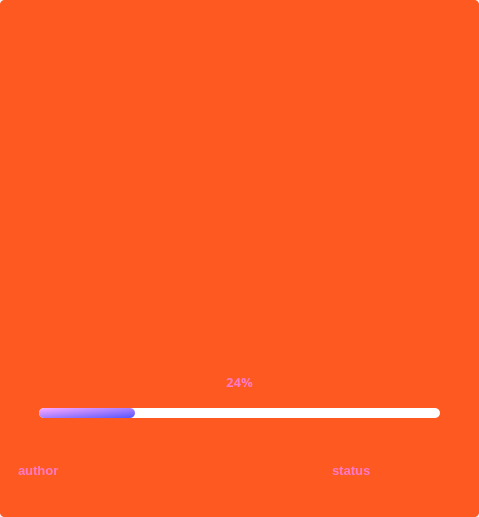
<?xml version="1.0" encoding="UTF-8"?>
<ui version="4.0">
 <class>MainWindow</class>
 <widget class="QMainWindow" name="MainWindow">
  <property name="geometry">
   <rect>
    <x>0</x>
    <y>0</y>
    <width>479</width>
    <height>517</height>
   </rect>
  </property>
  <property name="windowTitle">
   <string>MainWindow</string>
  </property>
  <property name="styleSheet">
   <string notr="true">border-radius: 5px
</string>
  </property>
  <widget class="QWidget" name="centralwidget">
   <property name="styleSheet">
    <string notr="true">*{
	color:#FFF;
}
QWidget{
	background:rgb(255, 89, 34);
botder-radius:12px;
}</string>
   </property>
   <layout class="QVBoxLayout" name="verticalLayout">
    <property name="leftMargin">
     <number>0</number>
    </property>
    <property name="topMargin">
     <number>0</number>
    </property>
    <property name="rightMargin">
     <number>0</number>
    </property>
    <property name="bottomMargin">
     <number>0</number>
    </property>
    <item>
     <widget class="QFrame" name="app_logo">
      <property name="frameShape">
       <enum>QFrame::StyledPanel</enum>
      </property>
      <property name="frameShadow">
       <enum>QFrame::Raised</enum>
      </property>
      <layout class="QHBoxLayout" name="horizontalLayout">
       <item>
        <widget class="QLabel" name="logo_img">
         <property name="minimumSize">
          <size>
           <width>150</width>
           <height>150</height>
          </size>
         </property>
         <property name="maximumSize">
          <size>
           <width>150</width>
           <height>150</height>
          </size>
         </property>
         <property name="styleSheet">
          <string notr="true">QLabel{
	border-radius: 50px;
}</string>
         </property>
         <property name="text">
          <string/>
         </property>
         <property name="pixmap">
          <pixmap>logo.png</pixmap>
         </property>
         <property name="scaledContents">
          <bool>true</bool>
         </property>
         <property name="alignment">
          <set>Qt::AlignCenter</set>
         </property>
        </widget>
       </item>
      </layout>
     </widget>
    </item>
    <item>
     <widget class="QFrame" name="background">
      <property name="frameShape">
       <enum>QFrame::StyledPanel</enum>
      </property>
      <property name="frameShadow">
       <enum>QFrame::Raised</enum>
      </property>
      <layout class="QVBoxLayout" name="verticalLayout_2">
       <item>
        <widget class="QLabel" name="app_name">
         <property name="minimumSize">
          <size>
           <width>0</width>
           <height>0</height>
          </size>
         </property>
         <property name="font">
          <font>
           <family>Times New Roman</family>
           <pointsize>36</pointsize>
           <bold>true</bold>
          </font>
         </property>
         <property name="styleSheet">
          <string notr="true">color:rgb(254, 121, 199)</string>
         </property>
         <property name="text">
          <string/>
         </property>
         <property name="pixmap">
          <pixmap>tetx.png</pixmap>
         </property>
         <property name="scaledContents">
          <bool>false</bool>
         </property>
         <property name="alignment">
          <set>Qt::AlignCenter</set>
         </property>
        </widget>
       </item>
       <item>
        <widget class="QFrame" name="progress">
         <property name="frameShape">
          <enum>QFrame::StyledPanel</enum>
         </property>
         <property name="frameShadow">
          <enum>QFrame::Raised</enum>
         </property>
         <layout class="QVBoxLayout" name="verticalLayout_3">
          <property name="leftMargin">
           <number>30</number>
          </property>
          <property name="rightMargin">
           <number>30</number>
          </property>
          <item>
           <widget class="QLabel" name="percentage">
            <property name="font">
             <font>
              <family>Tw Cen MT</family>
              <pointsize>10</pointsize>
              <bold>true</bold>
             </font>
            </property>
            <property name="styleSheet">
             <string notr="true">color:rgb(254, 121, 199)</string>
            </property>
            <property name="text">
             <string>24%</string>
            </property>
            <property name="alignment">
             <set>Qt::AlignCenter</set>
            </property>
           </widget>
          </item>
          <item>
           <widget class="QProgressBar" name="progressbar">
            <property name="minimumSize">
             <size>
              <width>0</width>
              <height>0</height>
             </size>
            </property>
            <property name="maximumSize">
             <size>
              <width>16777215</width>
              <height>10</height>
             </size>
            </property>
            <property name="styleSheet">
             <string notr="true">QProgressBar{
	background: rgb(255, 255, 255);
	border-style: none;
	border-radius: 5px;
	color: rgb(255, 255, 255);
	text-align: center;
}
QProgressBar::chunk {
	border-radius:5px;
	background-color:qlineargradient(spread:pad, x1:0, y1:0, x2:1, y2:1, stop:0 rgba(255, 170, 255, 255), stop:1 rgba(85, 85, 255, 255))
}</string>
            </property>
            <property name="value">
             <number>24</number>
            </property>
           </widget>
          </item>
         </layout>
        </widget>
       </item>
       <item>
        <widget class="QFrame" name="footer_2">
         <property name="frameShape">
          <enum>QFrame::StyledPanel</enum>
         </property>
         <property name="frameShadow">
          <enum>QFrame::Raised</enum>
         </property>
         <layout class="QHBoxLayout" name="horizontalLayout_2">
          <item>
           <widget class="QLabel" name="author">
            <property name="font">
             <font>
              <pointsize>10</pointsize>
              <bold>true</bold>
             </font>
            </property>
            <property name="styleSheet">
             <string notr="true">color:rgb(254, 121, 199)</string>
            </property>
            <property name="text">
             <string>author</string>
            </property>
           </widget>
          </item>
          <item alignment="Qt::AlignHCenter">
           <widget class="QLabel" name="status">
            <property name="font">
             <font>
              <pointsize>10</pointsize>
              <bold>true</bold>
             </font>
            </property>
            <property name="styleSheet">
             <string notr="true">color:rgb(254, 121, 199)</string>
            </property>
            <property name="text">
             <string>status</string>
            </property>
           </widget>
          </item>
         </layout>
        </widget>
       </item>
      </layout>
     </widget>
    </item>
   </layout>
  </widget>
 </widget>
 <resources/>
 <connections/>
</ui>
